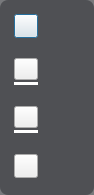
<?xml version="1.0" encoding="UTF-8"?>
<ui version="4.0">
 <class>STWBVToolbarClass</class>
 <widget class="QDialog" name="STWBVToolbarClass">
  <property name="geometry">
   <rect>
    <x>0</x>
    <y>0</y>
    <width>94</width>
    <height>195</height>
   </rect>
  </property>
  <property name="maximumSize">
   <size>
    <width>94</width>
    <height>16777215</height>
   </size>
  </property>
  <property name="windowTitle">
   <string>Dialog</string>
  </property>
  <property name="styleSheet">
   <string notr="true">QDialog{background-color:rgba(61,63,68,0.7);border-radius:8px;}</string>
  </property>
  <layout class="QVBoxLayout" name="verticalLayout">
   <property name="spacing">
    <number>8</number>
   </property>
   <property name="leftMargin">
    <number>8</number>
   </property>
   <property name="topMargin">
    <number>8</number>
   </property>
   <property name="rightMargin">
    <number>8</number>
   </property>
   <property name="bottomMargin">
    <number>8</number>
   </property>
   <item>
    <widget class="QWidget" name="widSelect" native="true">
     <property name="maximumSize">
      <size>
       <width>36</width>
       <height>36</height>
      </size>
     </property>
     <property name="styleSheet">
      <string notr="true"/>
     </property>
     <layout class="QVBoxLayout" name="verticalLayout_2">
      <property name="spacing">
       <number>0</number>
      </property>
      <property name="leftMargin">
       <number>6</number>
      </property>
      <property name="topMargin">
       <number>6</number>
      </property>
      <property name="rightMargin">
       <number>6</number>
      </property>
      <property name="bottomMargin">
       <number>6</number>
      </property>
      <item>
       <widget class="QPushButton" name="pbSelect">
        <property name="minimumSize">
         <size>
          <width>24</width>
          <height>24</height>
         </size>
        </property>
        <property name="maximumSize">
         <size>
          <width>24</width>
          <height>24</height>
         </size>
        </property>
        <property name="styleSheet">
         <string notr="true">

QPushButton {
	border-image: url(:/PaintLearn/Resources/mouse.png);
border:2px;
	border-color: rgb(255, 255, 255);
}
QPushButton:hover:!pressed {
QWidget#widSelect{
background-color: rgb(85, 170, 255);}
}</string>
        </property>
        <property name="text">
         <string/>
        </property>
       </widget>
      </item>
     </layout>
    </widget>
   </item>
   <item>
    <widget class="QWidget" name="widPen" native="true">
     <property name="maximumSize">
      <size>
       <width>36</width>
       <height>40</height>
      </size>
     </property>
     <layout class="QVBoxLayout" name="verticalLayout_3">
      <property name="spacing">
       <number>2</number>
      </property>
      <property name="leftMargin">
       <number>6</number>
      </property>
      <property name="topMargin">
       <number>6</number>
      </property>
      <property name="rightMargin">
       <number>6</number>
      </property>
      <property name="bottomMargin">
       <number>6</number>
      </property>
      <item>
       <widget class="QPushButton" name="pbPen">
        <property name="minimumSize">
         <size>
          <width>24</width>
          <height>22</height>
         </size>
        </property>
        <property name="maximumSize">
         <size>
          <width>24</width>
          <height>22</height>
         </size>
        </property>
        <property name="styleSheet">
         <string notr="true">border-image: url(:/PaintLearn/Resources/pen.png);</string>
        </property>
        <property name="text">
         <string/>
        </property>
       </widget>
      </item>
      <item>
       <widget class="QLabel" name="lblPenColor">
        <property name="maximumSize">
         <size>
          <width>24</width>
          <height>3</height>
         </size>
        </property>
        <property name="styleSheet">
         <string notr="true">background-color: rgb(255, 255, 255);</string>
        </property>
        <property name="text">
         <string/>
        </property>
       </widget>
      </item>
     </layout>
    </widget>
   </item>
   <item>
    <widget class="QWidget" name="widText" native="true">
     <property name="maximumSize">
      <size>
       <width>36</width>
       <height>40</height>
      </size>
     </property>
     <layout class="QVBoxLayout" name="verticalLayout_4">
      <property name="spacing">
       <number>2</number>
      </property>
      <property name="leftMargin">
       <number>6</number>
      </property>
      <property name="topMargin">
       <number>6</number>
      </property>
      <property name="rightMargin">
       <number>6</number>
      </property>
      <property name="bottomMargin">
       <number>6</number>
      </property>
      <item>
       <widget class="QPushButton" name="pbText">
        <property name="minimumSize">
         <size>
          <width>24</width>
          <height>22</height>
         </size>
        </property>
        <property name="maximumSize">
         <size>
          <width>24</width>
          <height>22</height>
         </size>
        </property>
        <property name="styleSheet">
         <string notr="true">border-image: url(:/PaintLearn/Resources/text.png);</string>
        </property>
        <property name="text">
         <string/>
        </property>
       </widget>
      </item>
      <item>
       <widget class="QLabel" name="lblTextColor">
        <property name="maximumSize">
         <size>
          <width>24</width>
          <height>3</height>
         </size>
        </property>
        <property name="styleSheet">
         <string notr="true">background-color: rgb(255, 255, 255);</string>
        </property>
        <property name="text">
         <string/>
        </property>
       </widget>
      </item>
     </layout>
    </widget>
   </item>
   <item>
    <widget class="QWidget" name="widDelete" native="true">
     <property name="maximumSize">
      <size>
       <width>36</width>
       <height>36</height>
      </size>
     </property>
     <layout class="QVBoxLayout" name="verticalLayout_5">
      <property name="spacing">
       <number>0</number>
      </property>
      <property name="leftMargin">
       <number>6</number>
      </property>
      <property name="topMargin">
       <number>6</number>
      </property>
      <property name="rightMargin">
       <number>6</number>
      </property>
      <property name="bottomMargin">
       <number>6</number>
      </property>
      <item>
       <widget class="QPushButton" name="pbDelete">
        <property name="minimumSize">
         <size>
          <width>24</width>
          <height>24</height>
         </size>
        </property>
        <property name="maximumSize">
         <size>
          <width>24</width>
          <height>24</height>
         </size>
        </property>
        <property name="styleSheet">
         <string notr="true">border-image: url(:/PaintLearn/Resources/trashcan.png);</string>
        </property>
        <property name="text">
         <string/>
        </property>
       </widget>
      </item>
     </layout>
    </widget>
   </item>
  </layout>
 </widget>
 <resources>
  <include location="paintlearn.qrc"/>
 </resources>
 <connections/>
</ui>
